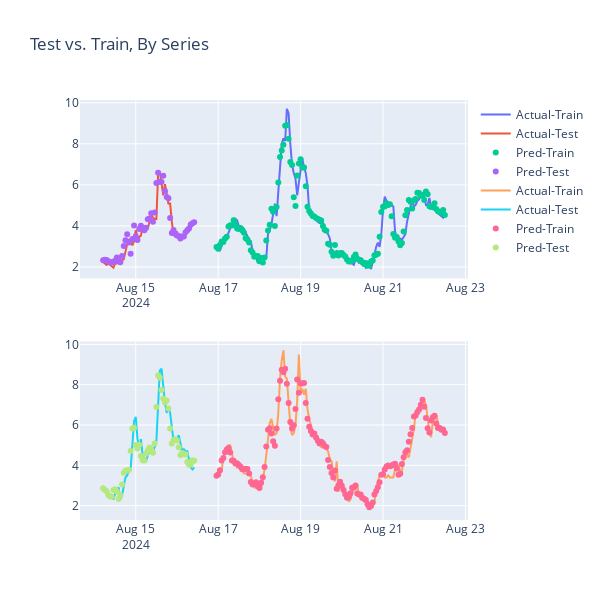

The cell this chart's notebook holds for it:
### Code cell
# graphing data
dates = combined_df['Date'].drop_duplicates().to_list()
plot_comparison(trainPredict, testPredict, trainY, testY, dates)
